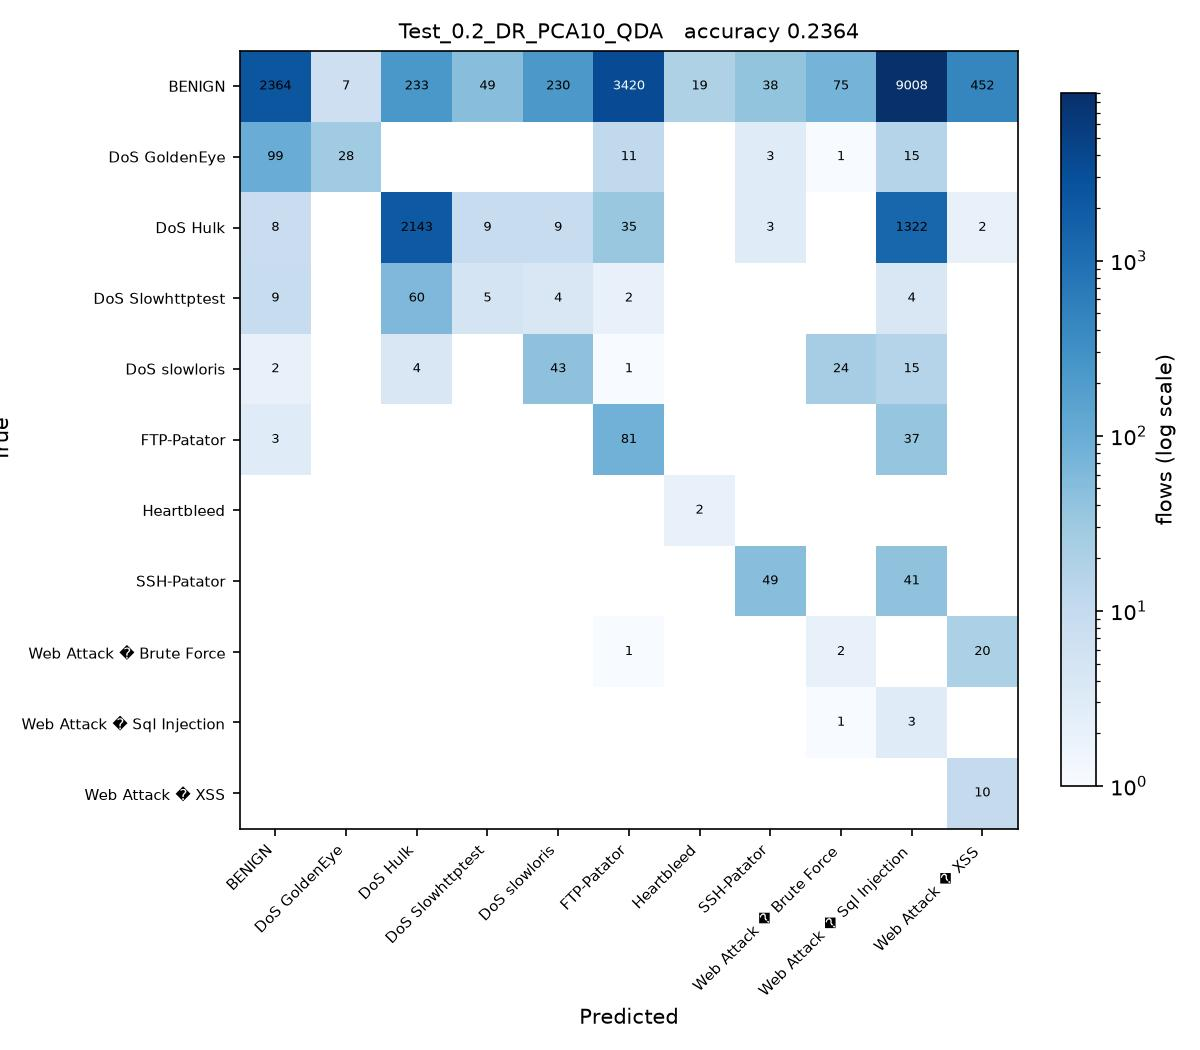

Write Python code to recreate this figure.
# Test_0.2_DR_PCA10_QDA.py
#
# Test size 0.2  |  PCA, 10 components  |  Quadratic Discriminant Analysis (sheet #17)
#
# This is SGDC_60_40.py with the changes marked CHANGE below and nothing else.

import os
from pathlib import Path

# CHANGE 1: find the folder holding the three CSV files and run from there, so
# the plain file names below resolve no matter where this script is started
# from or how deeply it sits inside the project folder.
HERE = Path(__file__).resolve().parent
for PROJECT in [HERE, *HERE.parents]:
    if (PROJECT / 'Tuesday-WorkingHours.pcap_ISCX.csv').exists():
        os.chdir(PROJECT)
        break
else:
    raise SystemExit('Put this folder inside the folder that holds the three '
                     'CIC-IDS2017 CSV files, then run the script again.')
import numpy as np
import pandas as pd

df1 = pd.read_csv('Tuesday-WorkingHours.pcap_ISCX.csv', low_memory=True)
df2 = pd.read_csv('Wednesday-workingHours.pcap_ISCX.csv', low_memory=True)
df3 = pd.read_csv('Thursday-WorkingHours-Morning-WebAttacks.pcap_ISCX.csv', low_memory=True)

dataset = pd.concat([df1, df2, df3], ignore_index=True)

dataset.columns = dataset.columns.str.strip()

# CHANGE 2: a stratified sample of 100000 flows, the same for every run.
# Gradient Boosting builds one tree per class per stage on a single core, so all
# 1.3 million flows would take hours per script. At least 50 flows of every
# class are kept, so the rare attacks stay in the split.
label = dataset.columns[-1]
dataset = pd.concat(
    [g.sample(n=min(len(g), max(50, round(100000 * len(g) / len(dataset)))), random_state=0)
     for _, g in dataset.groupby(label)],
    ignore_index=True
)

X = dataset.iloc[:, :-1]
y = dataset.iloc[:, -1]

X = X.apply(pd.to_numeric, errors='coerce')

X.replace([np.inf, -np.inf], np.nan, inplace=True)

from sklearn.impute import SimpleImputer

imputer = SimpleImputer(missing_values=np.nan, strategy='mean')
X = imputer.fit_transform(X)

from sklearn.preprocessing import LabelEncoder

labelencoder_y = LabelEncoder()
y = labelencoder_y.fit_transform(y)

from sklearn.model_selection import train_test_split

X_train, X_test, y_train, y_test = train_test_split(
    X,
    y,
    test_size=0.2,   # CHANGE 3: test size
    random_state=0,
    stratify=y
)

# CHANGE 4: PCA, from PCA_LDA_KErnel_PCA_CODE.pdf (fit only on training data)
from sklearn.decomposition import PCA

pca = PCA(n_components=10)
X_train = pca.fit_transform(X_train)
X_test = pca.transform(X_test)

# CHANGE 5: Quadratic Discriminant Analysis (sheet #17) in place of SGDClassifier
from sklearn.discriminant_analysis import QuadraticDiscriminantAnalysis

# Heartbleed has only 11 flows, so a class can have fewer training rows
# than there are components and its covariance cannot be estimated.
# Shrinkage fixes that; the default solver does not support it.
classifier = QuadraticDiscriminantAnalysis(
    solver='eigen',
    shrinkage=0.1
)

classifier.fit(X_train, y_train)

y_pred = classifier.predict(X_test) 

from sklearn.metrics import confusion_matrix
from sklearn.metrics import accuracy_score
from sklearn.metrics import precision_score
from sklearn.metrics import recall_score
from sklearn.metrics import f1_score
from sklearn.metrics import classification_report

cm = confusion_matrix(y_test, y_pred)

print("Confusion Matrix:\n")
print(cm)

print("\nAccuracy : {:.4f}".format(accuracy_score(y_test, y_pred)))
print("\nPrecision : {:.4f}".format(precision_score(y_test, y_pred, average='weighted')))
print("\nRecall : {:.4f}".format(recall_score(y_test, y_pred, average='weighted')))
print("\nF1 Score : {:.4f}".format(f1_score(y_test, y_pred, average='weighted')))

print("\nClassification Report:\n")
print(classification_report(y_test, y_pred))

# CHANGE 6: save the confusion matrix as Test_0.2_DR_PCA10_QDA.jpg and record the result
import matplotlib
matplotlib.use('Agg')
import matplotlib.pyplot as plt
from matplotlib.colors import LogNorm

here = HERE                     # the folder this script sits in
names = [str(c) for c in labelencoder_y.classes_]
fig, ax = plt.subplots(figsize=(8, 7))
im = ax.imshow(cm, cmap='Blues', norm=LogNorm(vmin=1))
ax.set_xticks(range(len(names)), names, rotation=45, ha='right', fontsize=7)
ax.set_yticks(range(len(names)), names, fontsize=7)
ax.set_xlabel('Predicted')
ax.set_ylabel('True')
ax.set_title('Test_0.2_DR_PCA10_QDA   accuracy {:.4f}'.format(accuracy_score(y_test, y_pred)), fontsize=10)
for i in range(cm.shape[0]):
    for j in range(cm.shape[1]):
        if cm[i, j]:
            ax.text(j, i, cm[i, j], ha='center', va='center', fontsize=6,
                    color='white' if cm[i, j] > cm.max() / 3 else 'black')
fig.colorbar(im, ax=ax, fraction=0.04, label='flows (log scale)')
fig.tight_layout()
fig.savefig(here / 'Test_0.2_DR_PCA10_QDA.jpg', dpi=150)
plt.close(fig)

row = pd.DataFrame([{
    'Test': 0.2, 'DR': 'PCA10', 'Clas': 'QDA',
    'Acc': round(accuracy_score(y_test, y_pred), 4),
    'Pre': round(precision_score(y_test, y_pred, average='weighted'), 4),
    'Rec': round(recall_score(y_test, y_pred, average='weighted'), 4),
    'F1': round(f1_score(y_test, y_pred, average='weighted'), 4),
    'script': 'Test_0.2_DR_PCA10_QDA',
}])
# one file per run, so several scripts can run at the same time without
# overwriting each other. 21_run_45_mix.py merges them into the Excel sheet.
out = PROJECT / 'results' / 'parts_mix' / 'Test_0.2_DR_PCA10_QDA.csv'
out.parent.mkdir(parents=True, exist_ok=True)
row.to_csv(out, index=False)
